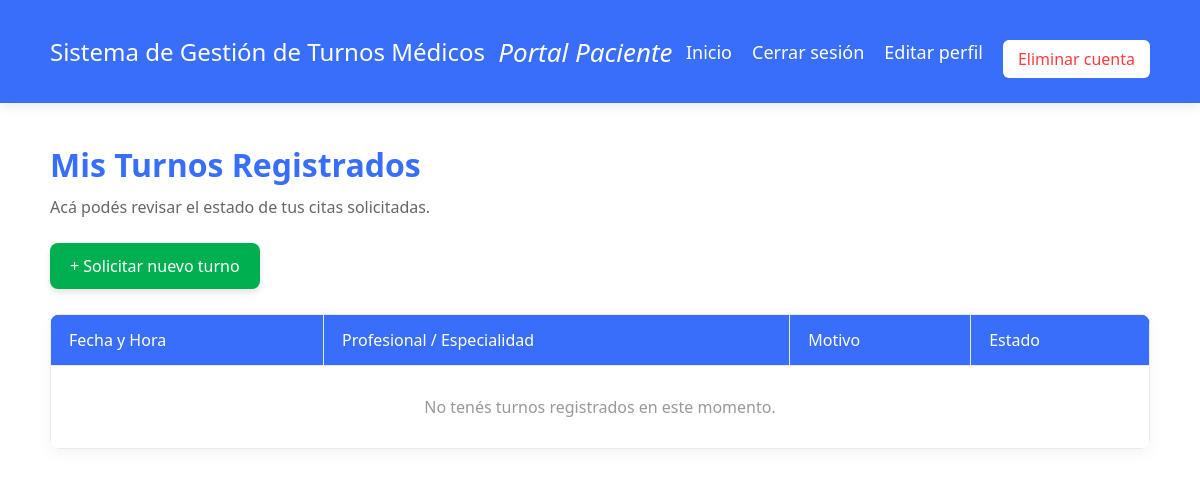
/lista/ (signed in), run on an earlier commit of the app's database.
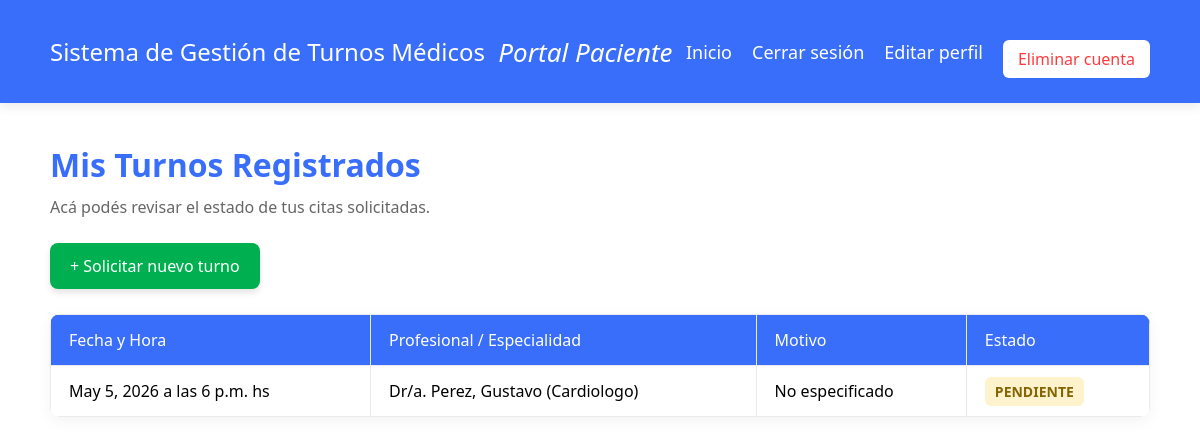
And on a later commit of the database.
### turnos/models.py (models this page shows, shortened)
class Turno(models.Model):
    ESTADOS_CHOICES = [
        ('PENDIENTE', 'Pendiente'),
        ('CONFIRMADO', 'Confirmado'),
        ('CANCELADO', 'Cancelado'),
        ('REALIZADO', 'Realizado'),
    ]
    paciente = models.ForeignKey(Paciente, on_delete=models.CASCADE) # models.ForeignKey, conecta el turno directamente con un registro de paciente y de profesional
    profesional = models.ForeignKey(Profesional, on_delete=models.CASCADE) # on_delete=models.CASCADE, significa que si se borra un paciente del sistema, se van a borrar automáticamente todos sus turnos asociados.
    fecha = models.DateField()
    hora = models.TimeField()
    motivo = models.TextField(blank=True, null=True)
    estado = models.CharField(max_length=20, choices=ESTADOS_CHOICES, default='PENDIENTE')

class Profesional(models.Model):
    nombre = models.CharField(max_length=100)
    apellido = models.CharField(max_length=100)
    matricula = models.CharField(max_length=50, unique=True)
    especialidad = models.CharField(max_length=100)
    email = models.EmailField(unique=True, null=True, blank=True)
    contrasena = models.CharField(max_length=255) # Para guardar la clave encriptada

### turnos/views.py (the view)
# urls.py: path('lista/', views.lista_turnos, name='lista_turnos'),
def lista_turnos(request):
    paciente_id = request.session.get('paciente_id')
    if paciente_id:
        todos_los_turnos = Turno.objects.filter(paciente_id=paciente_id)
    else:
        return redirect('ingreso_paciente')
    return render(request, 'turnos/lista_turnos.html', {'turnos': todos_los_turnos})

### turnos/templates/turnos/lista_turnos.html (shortened to what this page needs)
<!DOCTYPE html>
<html lang="es">
<head>
</head>
<body>
    <header>
        <div class="logo-titulo">Sistema de Gestión de Turnos Médicos</div>
        <div class="subtitulo-portal">Portal Paciente</div>
        <div style="display: flex; gap: 20px; margin-top: 15px;">
            <a href="{% url 'inicio' %}" style="color: white; text-decoration: none; font-size: 18px;">Inicio</a>
            <a href="{% url 'cerrar_sesion' %}" style="color: white; text-decoration: none; font-size: 18px;">Cerrar sesión</a>
            <a href="{% url 'editar_paciente' %}" style="color: white; text-decoration: none; font-size: 18px;">Editar perfil</a>
            <a href="{% url 'baja_paciente' %}" style="color: #FF3B3F; text-decoration: none; font-size: 16px; background-color: white; padding: 8px 15px; border-radius: 6px; font-weight: 500;">Eliminar cuenta</a>
        </div>
    </header>
    <div class="contenido">
        <h1>Mis Turnos Registrados</h1>
        <p>Acá podés revisar el estado de tus citas solicitadas.</p>
        <a href="{% url 'solicitar_turno' %}" class="btn-nuevo-turno">+ Solicitar nuevo turno</a>
        <table>
            <thead>
                <tr>
                    <th>Fecha y Hora</th>
                    <th>Profesional / Especialidad</th>
                    <th>Motivo</th>
                    <th>Estado</th>
                </tr>
            </thead>
            <tbody>
                {% for turno in turnos %}
                <tr>
                    <td>{{ turno.fecha }} a las {{ turno.hora }} hs</td>
                    <td>Dr/a. {{ turno.profesional.apellido }}, {{ turno.profesional.nombre }} ({{ turno.profesional.especialidad }})</td>
                    <td>{{ turno.motivo|default:"No especificado" }}</td>
                    <td>
                        <span class="estado
                            {% if turno.estado == 'PENDIENTE' %}estado-pendiente
                            {% elif turno.estado == 'CONFIRMADO' %}estado-confirmado
                            {% else %}estado-cancelado{% endif %}">
                            {{ turno.estado }}
                        </span>
                    </td>
                </tr>
                {% empty %}
                <tr>
                    <td colspan="4" style="text-align: center; color: #999; padding: 30px;">No tenés turnos registrados en este momento.</td>
                </tr>
                {% endfor %}
            </tbody>
        </table>
    </div>
</body>
</html>

What changed in the data, as far as the page shows it:
added Turno: fecha "May 5, 2026", hora "6 p.m.", profesional.apellido "Perez", profesional.nombre "Gustavo", profesional.especialidad "Cardiologo", motivo "No especificado", estado "PENDIENTE"
Also different on the page:
text no longer shown: "No tenés turnos registrados en este momento."
